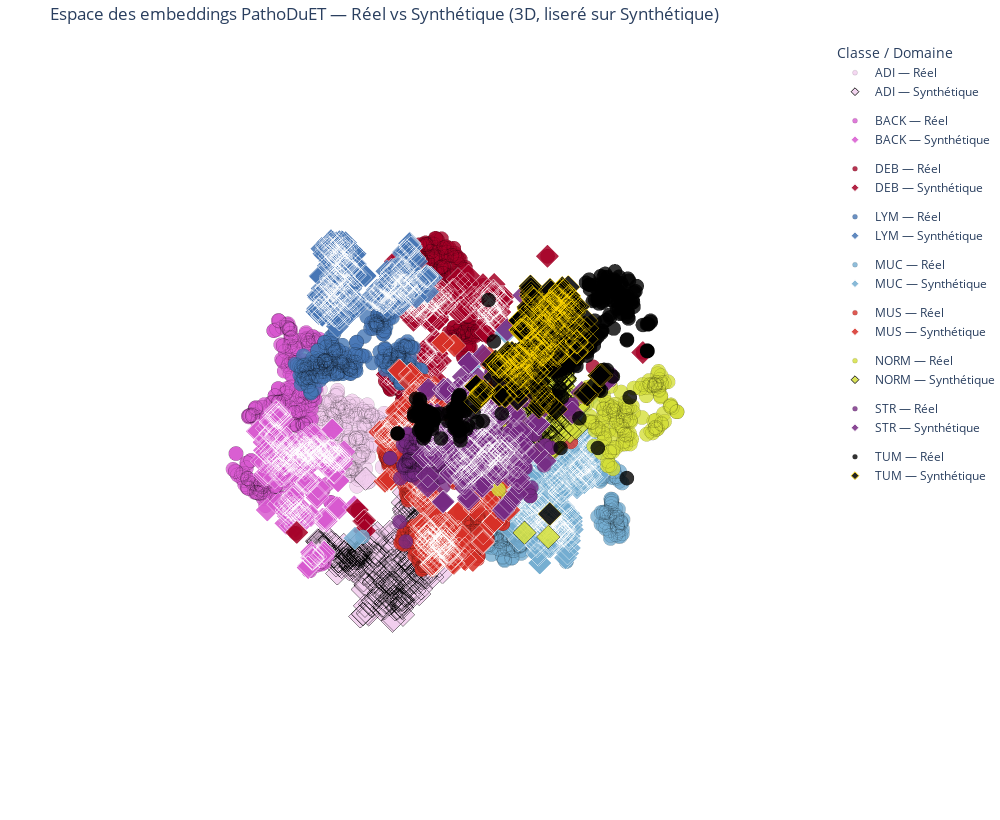

The notebook cell saved with this chart:
### Code cell
# =========================================================
# 07-ter) Visualisation 3D avec liseré contrasté sur Synthétique
# =========================================================
import plotly.graph_objects as go
import numpy as np
import pandas as pd

df_vis = pd.DataFrame({
    "x": X_3d[:, 0],
    "y": X_3d[:, 1],
    "z": X_3d[:, 2],
    "Classe": np.array(y),
    "Type":   np.array(domain),
})

classes = sorted(df_vis["Classe"].unique())

def hex_to_rgb(hex_color: str):
    hex_color = hex_color.lstrip("#")
    return tuple(int(hex_color[i:i+2], 16) for i in (0, 2, 4))

def relative_luminance(hex_color: str) -> float:
    r, g, b = [c/255.0 for c in hex_to_rgb(hex_color)]
    def _gamma(u): 
        return ((u+0.055)/1.055)**2.4 if u > 0.04045 else u/12.92
    R, G, B = _gamma(r), _gamma(g), _gamma(b)
    return 0.2126*R + 0.7152*G + 0.0722*B

def outline_for_fill(fill_hex: str, cls_code: str):
    # Contraste spécial demandé pour TUM
    if cls_code == "TUM":
        return "#FFD700"  # jaune
    # Sinon, contraste simple : noir si couleur claire, blanc si foncée
    return "#000000" if relative_luminance(fill_hex) > 0.6 else "#FFFFFF"

fig = go.Figure()

for cls in classes:
    c_hex = class_colors.get(cls, "#666666")
    # --- Réel (cercles, pas de liseré fort)
    dfr = df_vis[(df_vis["Classe"] == cls) & (df_vis["Type"] == "Réel")]
    if len(dfr):
        fig.add_trace(go.Scatter3d(
            x=dfr["x"], y=dfr["y"], z=dfr["z"],
            mode="markers",
            name=f"{cls} — Réel",
            legendgroup=cls,
            marker=dict(
                symbol="circle",
                size=5,
                color=c_hex,
                opacity=0.8,
                line=dict(width=0.5, color="rgba(0,0,0,0.25)")
            )
        ))

    # --- Synthétique (losanges, liseré contrasté)
    dfs = df_vis[(df_vis["Classe"] == cls) & (df_vis["Type"] == "Synthétique")]
    if len(dfs):
        outline = outline_for_fill(c_hex, cls)
        fig.add_trace(go.Scatter3d(
            x=dfs["x"], y=dfs["y"], z=dfs["z"],
            mode="markers",
            name=f"{cls} — Synthétique",
            legendgroup=cls,
            marker=dict(
                symbol="diamond",
                size=6,
                color=c_hex,
                opacity=0.85,
                line=dict(width=1, color=outline)  # ⭐ liseré contrasté ici
            )
        ))

fig.update_layout(
    title="Espace des embeddings PathoDuET — Réel vs Synthétique (3D, liseré sur Synthétique)",
    width=1000, height=820,
    legend_title_text="Classe / Domaine",
    scene=dict(
        xaxis=dict(showbackground=False, showticklabels=False, title=""),
        yaxis=dict(showbackground=False, showticklabels=False, title=""),
        zaxis=dict(showbackground=False, showticklabels=False, title="")
    ),
    margin=dict(l=0, r=0, b=0, t=40)
)

fig.show()

### Figure 1 — Plotly figure (JSON) as saved in the notebook; plotly's stock layout.template omitted (floating-point values rounded to 4 significant figures; data arrays with more than 128 entries replaced by an {"elided": "..."} marker saying what was removed)
{"data": [{"legendgroup": "ADI", "marker": {"color": "#F2CEEE", "line": {"color": "rgba(0,0,0,0.25)", "width": 0.5}, "opacity": 0.8, "size": 5, "symbol": "circle"}, "mode": "markers", "name": "ADI — Réel", "type": "scatter3d", "x": {"elided": "300 float values"}, "y": {"elided": "300 float values"}, "z": {"elided": "300 float values"}}, {"legendgroup": "ADI", "marker": {"color": "#F2CEEE", "line": {"color": "#000000", "width": 1}, "opacity": 0.85, "size": 6, "symbol": "diamond"}, "mode": "markers", "name": "ADI — Synthétique", "type": "scatter3d", "x": {"elided": "300 float values"}, "y": {"elided": "300 float values"}, "z": {"elided": "300 float values"}}, {"legendgroup": "BACK", "marker": {"color": "#D859D0", "line": {"color": "rgba(0,0,0,0.25)", "width": 0.5}, "opacity": 0.8, "size": 5, "symbol": "circle"}, "mode": "markers", "name": "BACK — Réel", "type": "scatter3d", "x": {"elided": "300 float values"}, "y": {"elided": "300 float values"}, "z": {"elided": "300 float values"}}, {"legendgroup": "BACK", "marker": {"color": "#D859D0", "line": {"color": "#FFFFFF", "width": 1}, "opacity": 0.85, "size": 6, "symbol": "diamond"}, "mode": "markers", "name": "BACK — Synthétique", "type": "scatter3d", "x": {"elided": "300 float values"}, "y": {"elided": "300 float values"}, "z": {"elided": "300 float values"}}, {"legendgroup": "DEB", "marker": {"color": "#A50026", "line": {"color": "rgba(0,0,0,0.25)", "width": 0.5}, "opacity": 0.8, "size": 5, "symbol": "circle"}, "mode": "markers", "name": "DEB — Réel", "type": "scatter3d", "x": {"elided": "300 float values"}, "y": {"elided": "300 float values"}, "z": {"elided": "300 float values"}}, {"legendgroup": "DEB", "marker": {"color": "#A50026", "line": {"color": "#FFFFFF", "width": 1}, "opacity": 0.85, "size": 6, "symbol": "diamond"}, "mode": "markers", "name": "DEB — Synthétique", "type": "scatter3d", "x": {"elided": "300 float values"}, "y": {"elided": "300 float values"}, "z": {"elided": "300 float values"}}, {"legendgroup": "LYM", "marker": {"color": "#4575B4", "line": {"color": "rgba(0,0,0,0.25)", "width": 0.5}, "opacity": 0.8, "size": 5, "symbol": "circle"}, "mode": "markers", "name": "LYM — Réel", "type": "scatter3d", "x": {"elided": "300 float values"}, "y": {"elided": "300 float values"}, "z": {"elided": "300 float values"}}, {"legendgroup": "LYM", "marker": {"color": "#4575B4", "line": {"color": "#FFFFFF", "width": 1}, "opacity": 0.85, "size": 6, "symbol": "diamond"}, "mode": "markers", "name": "LYM — Synthétique", "type": "scatter3d", "x": {"elided": "300 float values"}, "y": {"elided": "300 float values"}, "z": {"elided": "300 float values"}}, {"legendgroup": "MUC", "marker": {"color": "#74ADD1", "line": {"color": "rgba(0,0,0,0.25)", "width": 0.5}, "opacity": 0.8, "size": 5, "symbol": "circle"}, "mode": "markers", "name": "MUC — Réel", "type": "scatter3d", "x": {"elided": "300 float values"}, "y": {"elided": "300 float values"}, "z": {"elided": "300 float values"}}, {"legendgroup": "MUC", "marker": {"color": "#74ADD1", "line": {"color": "#FFFFFF", "width": 1}, "opacity": 0.85, "size": 6, "symbol": "diamond"}, "mode": "markers", "name": "MUC — Synthétique", "type": "scatter3d", "x": {"elided": "300 float values"}, "y": {"elided": "300 float values"}, "z": {"elided": "300 float values"}}, {"legendgroup": "MUS", "marker": {"color": "#D73027", "line": {"color": "rgba(0,0,0,0.25)", "width": 0.5}, "opacity": 0.8, "size": 5, "symbol": "circle"}, "mode": "markers", "name": "MUS — Réel", "type": "scatter3d", "x": {"elided": "300 float values"}, "y": {"elided": "300 float values"}, "z": {"elided": "300 float values"}}, {"legendgroup": "MUS", "marker": {"color": "#D73027", "line": {"color": "#FFFFFF", "width": 1}, "opacity": 0.85, "size": 6, "symbol": "diamond"}, "mode": "markers", "name": "MUS — Synthétique", "type": "scatter3d", "x": {"elided": "300 float values"}, "y": {"elided": "300 float values"}, "z": {"elided": "300 float values"}}, {"legendgroup": "NORM", "marker": {"color": "#D4DF38", "line": {"color": "rgba(0,0,0,0.25)", "width": 0.5}, "opacity": 0.8, "size": 5, "symbol": "circle"}, "mode": "markers", "name": "NORM — Réel", "type": "scatter3d", "x": {"elided": "300 float values"}, "y": {"elided": "300 float values"}, "z": {"elided": "300 float values"}}, {"legendgroup": "NORM", "marker": {"color": "#D4DF38", "line": {"color": "#000000", "width": 1}, "opacity": 0.85, "size": 6, "symbol": "diamond"}, "mode": "markers", "name": "NORM — Synthétique", "type": "scatter3d", "x": {"elided": "300 float values"}, "y": {"elided": "300 float values"}, "z": {"elided": "300 float values"}}, {"legendgroup": "STR", "marker": {"color": "#762A83", "line": {"color": "rgba(0,0,0,0.25)", "width": 0.5}, "opacity": 0.8, "size": 5, "symbol": "circle"}, "mode": "markers", "name": "STR — Réel", "type": "scatter3d", "x": {"elided": "300 float values"}, "y": {"elided": "300 float values"}, "z": {"elided": "300 float values"}}, {"legendgroup": "STR", "marker": {"color": "#762A83", "line": {"color": "#FFFFFF", "width": 1}, "opacity": 0.85, "size": 6, "symbol": "diamond"}, "mode": "markers", "name": "STR — Synthétique", "type": "scatter3d", "x": {"elided": "300 float values"}, "y": {"elided": "300 float values"}, "z": {"elided": "300 float values"}}, {"legendgroup": "TUM", "marker": {"color": "#000000", "line": {"color": "rgba(0,0,0,0.25)", "width": 0.5}, "opacity": 0.8, "size": 5, "symbol": "circle"}, "mode": "markers", "name": "TUM — Réel", "type": "scatter3d", "x": {"elided": "300 float values"}, "y": {"elided": "300 float values"}, "z": {"elided": "300 float values"}}, {"legendgroup": "TUM", "marker": {"color": "#000000", "line": {"color": "#FFD700", "width": 1}, "opacity": 0.85, "size": 6, "symbol": "diamond"}, "mode": "markers", "name": "TUM — Synthétique", "type": "scatter3d", "x": {"elided": "300 float values"}, "y": {"elided": "300 float values"}, "z": {"elided": "300 float values"}}], "layout": {"height": 820, "legend": {"title": {"text": "Classe / Domaine"}}, "margin": {"b": 0, "l": 0, "r": 0, "t": 40}, "scene": {"xaxis": {"showbackground": false, "showticklabels": false, "title": {"text": ""}}, "yaxis": {"showbackground": false, "showticklabels": false, "title": {"text": ""}}, "zaxis": {"showbackground": false, "showticklabels": false, "title": {"text": ""}}}, "title": {"text": "Espace des embeddings PathoDuET — Réel vs Synthétique (3D, liseré sur Synthétique)"}, "width": 1000}}
